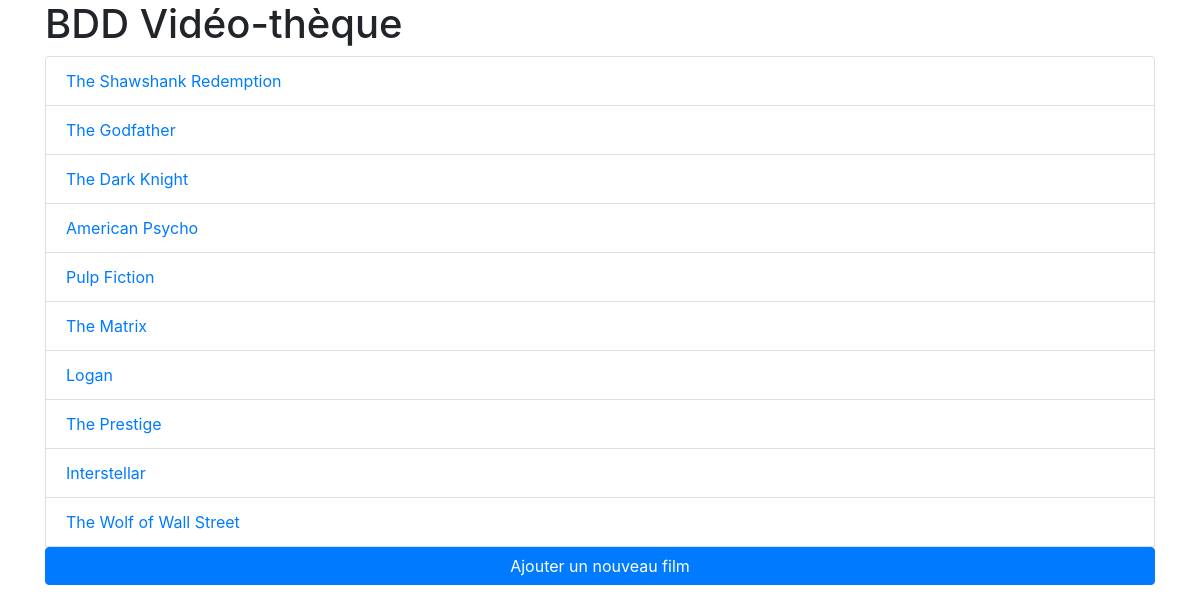
The page / on the database its author committed.
### tables this page shows
create table movie(
    movieID int(5) not null,
    movieTitle varchar(50) not null,
    movieDesc varchar(150),
    movieReleaseDate date,
    movieRuntime int(3) check (movieRuntime > 25),
    movieCertificate varchar(4) check (movieCertificate in ('N/A','PG','12','12A','15','15A','16','18')),
    movieRating int(1) check (movieRating > 0 and movieRating <= 5),
    constraint movie_pk primary key (movieID)
)engine innodb;

### index.php (called while the page is built, shortened)
<?php
require_once './autoloader.php';
require_once './database.php';
$moviesManager = new MovieManager($db);
$movies = $moviesManager->get_all_movies();
$title_header = 'BDD Vidéo-thèque';
require 'templates/list.php';

### autoloader.php (called while the page is built, shortened)
<?php
function autoload( $class, $dir = null ) {
    if ( is_null( $dir ) )
        $dir = './';
}

### Manager/MovieManager.php (called while the page is built, shortened)
<?php
class MovieManager
{
    private $db;
    private $current_table_name = 'movie';
    public function __construct($db)
    {
        $this->db = $db;
    }
    public function get_all_movies()
    {
        $result = $this->db->query('SELECT *  FROM '.$this->current_table_name);
        $movies = [];
        while ($row = $result->fetch(PDO::FETCH_ASSOC)) {
            $movies[] = $row;
        }
        return $movies;
    }
}

### templates/list.php (the view, shortened to what this page needs)
<ul class="list-group">
    <?php foreach ($movies as $movie): ?>
        <li class="list-group-item">
            <a href="show.php?id=<?= $movie['movieID'] ?>">
                <?= $movie['movieTitle'] ?>
            </a>
        </li>
    <?php endforeach ?>
    <a href="create.php" class="btn btn-primary">Ajouter un nouveau film</a>
</ul>
<?php $content = ob_get_clean() ?>
<?php include 'layout.php' ?>

### templates/layout.php (shortened to what this page needs)
<!DOCTYPE html>
<html>
<head>
    <link href="https://stackpath.bootstrapcdn.com/bootstrap/4.4.1/css/bootstrap.min.css" rel="stylesheet">
</head>
<body>
    <? if($title_header) : ?>
        <header class="container-fluid">
           <div class="container">
               <h1><?= $title_header ?></h1>
           </div>
        </header>
    <? endif; ?>
    <main class="container">
        <?= $content ?>
    </main>
</body>
</html>

### rows shown on the page
movie: movieTitle "The Shawshank Redemption"
movie: movieTitle "The Godfather"
movie: movieTitle "The Dark Knight"
movie: movieTitle "American Psycho"
movie: movieTitle "Pulp Fiction"
movie: movieTitle "The Matrix"
movie: movieTitle "Logan"
movie: movieTitle "The Prestige"
movie: movieTitle "Interstellar"
movie: movieTitle "The Wolf of Wall Street"

### other values the page prints
$title_header "BDD Vidéo-thèque"
